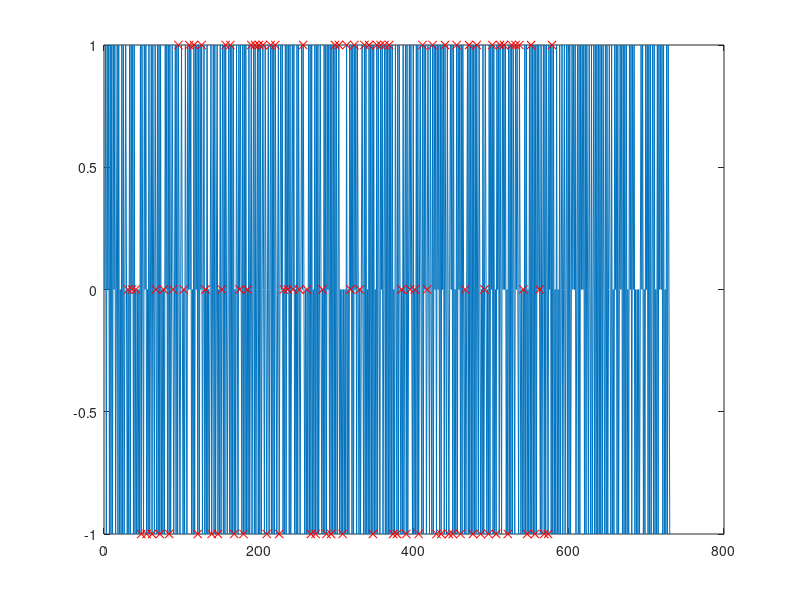

Here is the MATLAB script that generated this plot: (Note: this script raises an error after producing the figure.)
clc
clear all

len=730;
signbalance=.5;
onevtwo=1/3;
y=zeros(len,1);
y(1)=0;

harshness=5; %Trade-off is structure vs balance. In theory, dynamic harshness dependent on k is the best trade-off and shortest methods section

%% vals "key":
%x
%y
%early pulse mag and +/- direction
%late pulse mag and +/- direction
%pseudorandom white noise magnitude
%shape (-1=none,0=triangle,1=square, 2=circle, 3=inf desired)
%cursor shown (0/1 false/true)
%acquisitions needed

cost=inf;

while cost>3
    for k=2:len
        if y(k-1)==0
            if rand<signbalance
                y(k)=-1;
                signbalance=signbalance-harshness*1/len;
            else
                y(k)=1;
                signbalance=signbalance+harshness*1/len;
            end
        else
            if rand<onevtwo
                y(k)=0;
                onevtwo=onevtwo-harshness*2/len;
            else
                y(k)=-y(k-1);
                onevtwo=onevtwo+harshness*1/len;
            end
        end
    end
    diffs=y(2:end)-y(1:end-1);
    signbalance_=sum(diffs<0)-sum(diffs>0)
    onevtwo_=sum(abs(diffs)==1)-sum(abs(diffs)==2)
    cost=abs(onevtwo_)+abs(signbalance_);
end



x=[y [0;sign(diffs)] [0;abs(diffs)]];

N=5;
DIR=[-1 1];
DIST=[1 2];
ntypes=5;

%Make a deck
c=0;
for k=1:N
    for kk=1:length(DIR)
        for kkk=1:length(DIST)
            for kkkk=1:ntypes
                c=c+1;
                catme(c).dat=[DIR(kk); DIST(kkk); kkkk];
            end
        end
    end
end
deck=[catme.dat];
deck=deck(:,randperm(size(deck,2)));

c=0;
d=1;
k=inf;
sd2=size(deck,2);
dist=zeros(sd2,1);
while c<len
    c=c+1;
    k=k+1;
    if (k<5)||(c<30)||(d>sd2)
        out(c).dat=[y(c); .5; 0; 0; 0; -1; 1; 1];
        continue
    end

    %if it's k>=7, reshuffle the deck and try again
    if (sum(x(c,2:3)'==deck(1:2,d))~=2)&&(k>5)
        deck(:,d:end)=deck(:,d-1+randperm(sd2-d+1));
    end
    if sum(x(c,2:3)'==deck(1:2,d))==2
        out(c).dat=[y(c); .5; 0; 0; 0; -1; 1; 1];
        continue
    end

    %[c,k]
    dist(d)=c;
    k=0;
    switch deck(3,d)
        case 1
            out(c).dat=[y(c); .5; 1; 0; 0; -1; 1; 1];
        case 2
            out(c).dat=[y(c); .5; -1; 0; 0; -1; 1; 1];
        case 3
            out(c).dat=[y(c); .5; 0; 1; 0; -1; 1; 1];
        case 4
            out(c).dat=[y(c); .5; 0; -1; 0; -1; 1; 1];
        case 5
            out(c).dat=[y(c); .5; 0; 0; 1; -1; 1; 1];
    end
    d=d+1;
end

figure(1)
clf
plot(1:len,y,dist,y(dist),'rx')
length(out)
size([out.dat])

[h]=hist(dist(2:end)-dist(1:end-1),5:11);
[(5:11)' h']

out(c).dat=[0; 0; 0; 0; 0; 0; 1; 1]; %Extra copy of the first shape to allow target acquisition
for s=0:3 %5 warmups on each, cursor shown
        c=c+1;
        out(c).dat=[0; 0; 0; 0; 0; s; 1; 5];
end

for s=0:3 %5 more warmups on each, cursor shown
        c=c+1;
        out(c).dat=[0; 0; 0; 0; 0; s; 1; 5]; 
end

SnMag=zeros(2,4*5*20);
k=0;
for s=0:3
    for n=linspace(0,1,5)
        for ITER=1:4
            k=k+1;
            SnMag(:,k)=[n;s];
        end
    end
end
SnMag=SnMag(:,randperm(4*5*20));

for k=1:4*5*4
    c=c+1;
    out(c).dat=[0; 0; 0; 0; SnMag(:,k); 1; 5];
end

o=[out.dat]';
o(1:730,1)=o(1:730,1)*.15-.025;
o(:,3:4)=o(:,3:4)*30;
o(1:730,5)=o(1:730,5)*2;
o=[(1:length(out))' o];
fid=fopen('../Data/input.dat','w');
fprintf(fid,'%5.0f\t%6.4f\t%6.4f\t%6.4f\t%6.4f\t%6.4f\t%1.0f\t%1.0f\t%1.0f\n',o');
fclose(fid);
